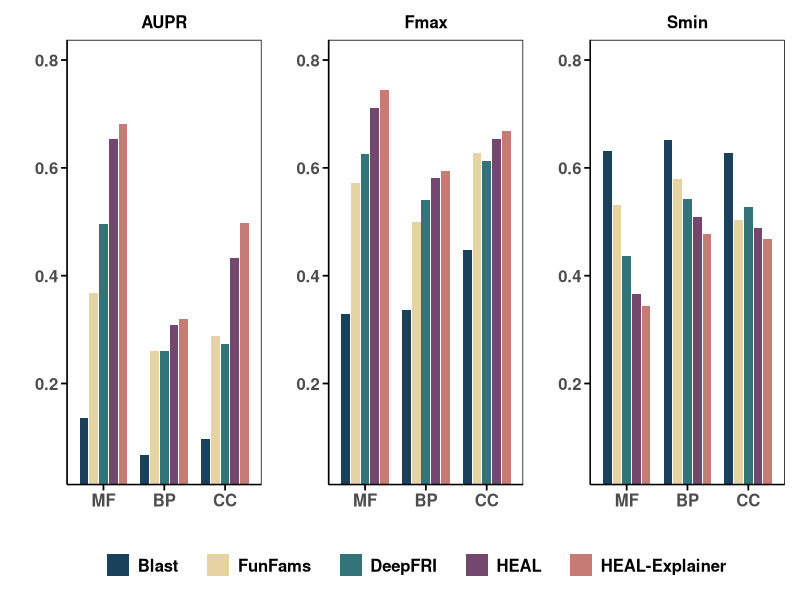

Write R code to recreate this figure.
# Load necessary libraries
library(ggplot2)
library(patchwork)  # For combining plots
library(gridExtra)

# Create the data frame with new values
data <- data.frame(
  Method = rep(c("Blast    ", "FunFams    ", "DeepFRI    ", "HEAL    ", "HEAL-Explainer    "), each = 3),
  Classes = rep(c("MF", "BP", "CC"), times = 5),
  AUPR = c(0.136, 0.067, 0.097, 0.367, 0.260, 0.288, 0.495, 0.261, 0.274, 0.653, 0.308, 0.432, 0.681, 0.319, 0.497),
  Fmax = c(0.328, 0.336, 0.448, 0.572, 0.500, 0.627, 0.625, 0.540, 0.613, 0.711, 0.581, 0.654, 0.744, 0.595, 0.669),
  Smin = c(0.632, 0.651, 0.628, 0.531, 0.579, 0.503, 0.437, 0.543, 0.527, 0.366, 0.509, 0.489, 0.343, 0.478, 0.468)
)

# Set factor levels for ordering in the plot
data$Method <- factor(data$Method, levels = c("Blast    ", "FunFams    ", "DeepFRI    ", "HEAL    ", "HEAL-Explainer    "))
data$Classes <- factor(data$Classes, levels = c("MF", "BP", "CC"))

# Create AUPR Plot
plot_aupr <- ggplot(data, aes(x = Classes, y = AUPR, fill = Method)) +
  geom_bar(stat = "identity", position = position_dodge(width = 0.8), width = 0.72) +
  coord_cartesian(ylim = c(0.05, 0.8)) +
  labs(title = "AUPR", y = "", x = "") +
  theme_minimal() +
  theme(
    axis.ticks = element_line(color = "black", size = 0.6),
    axis.ticks.length = unit(0.15, "cm"),
    axis.text.x = element_text(angle = 0, hjust =0.5, size = 12, face = "bold"),
    axis.text.y = element_text(size = 12, face = "bold"),
    plot.title = element_text(hjust = 0.5, size = 12, face = "bold"),
    panel.grid = element_blank(),
    axis.line = element_line(colour = "black"),
    panel.border = element_rect(colour = "black", fill = NA, linewidth = 0.5),
    legend.position = "none"
  ) +
  scale_fill_manual(values = c("#19415c", "#e6d3a3", "#32747a", "#74476f", "#c67b74"))

# Create Fmax Plot
plot_fmax <- ggplot(data, aes(x = Classes, y = Fmax, fill = Method)) +
  geom_bar(stat = "identity", position = position_dodge(width = 0.8), width = 0.72) +
  coord_cartesian(ylim = c(0.05, 0.8)) +
  labs(title = "Fmax", y = "", x = "", fill = NULL) +
  theme_minimal() +
  theme(
    axis.ticks = element_line(color = "black", size = 0.6),
    axis.ticks.length = unit(0.15, "cm"),
    axis.text.x = element_text(angle = 0, hjust =0.5, size = 12, face = "bold"),
    axis.text.y = element_text(size = 12, face = "bold"),
    plot.title = element_text(hjust = 0.5, size = 12, face = "bold"),
    legend.text = element_text(size = 12, face = "bold"),
    legend.title = element_text(size = 10),
    panel.grid = element_blank(),
    axis.line = element_line(colour = "black"),
    panel.border = element_rect(colour = "black", fill = NA, linewidth = 0.5),
    legend.position = "bottom",
    legend.direction = "horizontal",
    legend.box = "horizontal",
    legend.justification = "center"
  ) +
  scale_fill_manual(values = c("#19415c", "#e6d3a3", "#32747a", "#74476f", "#c67b74"))

# Create Smin Plot
plot_smin <- ggplot(data, aes(x = Classes, y = Smin, fill = Method)) +
  geom_bar(stat = "identity", position = position_dodge(width = 0.8), width = 0.72) +
  coord_cartesian(ylim = c(0.05, 0.8)) +
  labs(title = "Smin", y = "", x = "") +
  theme_minimal() + 
  theme(
    axis.ticks = element_line(color = "black", size = 0.6),
    axis.ticks.length = unit(0.15, "cm"),
    axis.text.x = element_text(angle = 0, hjust =0.5, size = 12, face = "bold"),
    axis.text.y = element_text(size = 12, face = "bold"),
    plot.title = element_text(hjust = 0.5, size = 12, face = "bold"),
    panel.grid = element_blank(),
    axis.line = element_line(colour = "black"),
    panel.border = element_rect(colour = "black", fill = NA, linewidth = 0.5),
    legend.position = "none"
  ) +
  scale_fill_manual(values = c("#19415c", "#e6d3a3", "#32747a", "#74476f", "#c67b74"))

# Combine the plots horizontally using patchwork
combined_plot <- plot_aupr + plot_fmax + plot_smin + plot_layout(ncol = 3)

# Save the combined plot with the specified size
ggsave("PDBch.pdf", plot = combined_plot, width = 10, height = 4)
